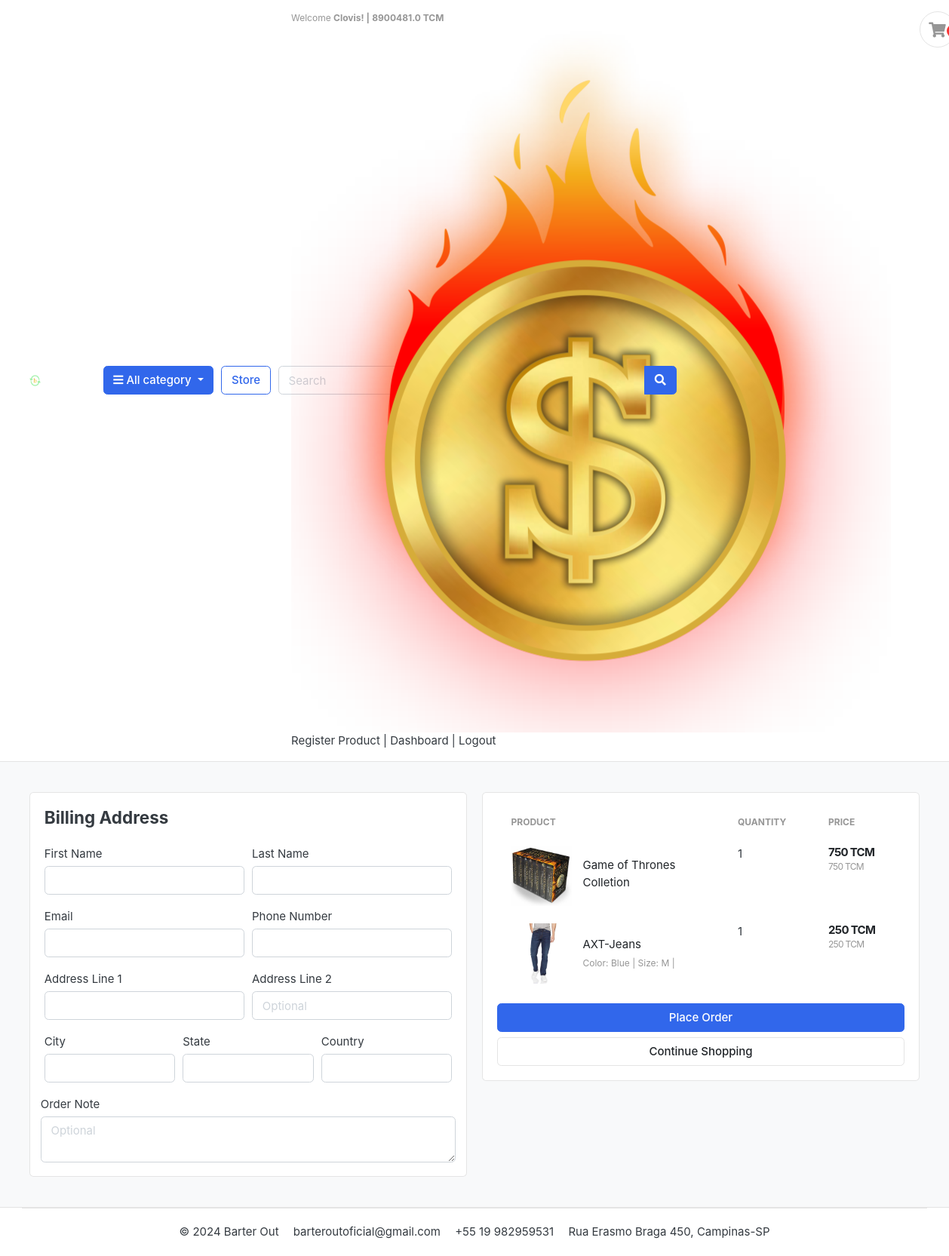
The app's page /cart/checkout/ (signed in) with its own data.
### accounts/models.py (models this page shows, shortened)
class Account(AbstractBaseUser):
    first_name = models.CharField(max_length=50)
    last_name = models.CharField(max_length=50)
    username = models.CharField(max_length=50, blank=True, null=True)
    email = models.EmailField(max_length=100, unique=True)
    phone_number = models.CharField(max_length=50, blank=True)
    document = models.CharField(max_length=15, unique=True)
    address = models.CharField(max_length=100, blank=True, null=True)
    TCM_wallet = models.FloatField(default=0, editable=True)
    date_joined = models.DateTimeField(auto_now_add=True)
    last_login = models.DateTimeField(auto_now=True)
    is_admin = models.BooleanField(default=False)
    is_staff = models.BooleanField(default=False)
    is_active = models.BooleanField(default=False)
    is_superadmin = models.BooleanField(default=False)
    USERNAME_FIELD = 'email'
    REQUIRED_FIELDS = ['username', 'first_name',
                       'last_name', 'document', 'address', 'phone_number',]
    objects = MyAccountManager()

### carts/models.py (models this page shows, shortened)
class CartItem(models.Model):
    user = models.ForeignKey(Account, on_delete=models.CASCADE, null=True)
    product = models.ForeignKey(Product, on_delete=models.CASCADE)
    variations = models.ManyToManyField(Variation, blank=True)
    cart = models.ForeignKey(Cart, on_delete=models.CASCADE, null=True)
    quantity = models.IntegerField()
    is_active = models.BooleanField(default=True)
    def sub_total(self):
        return self.product.price * self.quantity

### store/models.py (models this page shows, shortened)
class Product(models.Model):
    product_name = models.CharField(max_length=200, unique=True)
    slug = models.SlugField(max_length=200, unique=True)
    description = models.TextField(max_length=500, blank=True)
    price = models.IntegerField()
    images = models.ImageField(upload_to='photos/products',)
    stock = models.IntegerField()
    is_available = models.BooleanField(default=True)
    category = models.ForeignKey(Category, on_delete=models.CASCADE)
    created_date = models.DateTimeField(auto_now_add=True)
    modified_date = models.DateTimeField(auto_now=True)
    def get_url(self):
        return reverse('product_detail', args=[self.category.slug, self.slug])

class Variation(models.Model):
    product = models.ForeignKey(Product, on_delete=models.CASCADE)
    variation_category = models.CharField(
        max_length=100, choices=variation_category_choice)
    variation_value = models.CharField(max_length=100)
    is_active = models.BooleanField(default=True)
    created_date = models.DateField(auto_now_add=True)
    objects = VariationManager()

### carts/views.py (the view)
# urls.py: path('checkout/', views.checkout, name='checkout'),
@login_required(login_url='login')
def checkout(request, total=0, quantity=0, cart_items=None):
    try:
        if request.user.is_authenticated:
            cart_items = CartItem.objects.filter(
                user=request.user, is_active=True)
        else:
            cart = Cart.objects.get(cart_id=_cart_id(request))
            cart_items = CartItem.objects.filter(cart=cart, is_active=True)
        for cart_item in cart_items:
            total += (cart_item.product.price * cart_item.quantity)
            quantity += cart_item.quantity
    except ObjectDoesNotExist:
        pass
    context = {
        'total': total,
        'quantity': quantity,
        'cart_items': cart_items,
    }
    return render(request, 'store/checkout.html', context)

### accounts/context_processors.py (called while the page is built)
def tcm_wallet(request):
    TCM_wallet = 0  # Valor padrão se o usuário não estiver logado ou se não houver TCM_wallet definido
    if request.user.is_authenticated:
        user = Account.objects.get(pk=request.user.pk)
        TCM_wallet = user.TCM_wallet
    return {'TCM_wallet': TCM_wallet}

### carts/context_processors.py (called while the page is built)
def counter(request):
    cart_count = 0
    if 'admin' in request.path:
        return {}
    else:
        try:
            cart = Cart.objects.filter(cart_id=_cart_id(request))
            if request.user.is_authenticated:
                cart_items = CartItem.objects.all().filter(user=request.user)
            else:
                cart_items = CartItem.objects.all().filter(cart=cart[:1])
            for cart_item in cart_items:
                cart_count += cart_item.quantity
        except Cart.DoesNotExist:
            cart_count = 0
    return dict(cart_count=cart_count)

### carts/views.py (called while the page is built)
def _cart_id(request):
    cart = request.session.session_key
    if not cart:
        cart = request.session.create()
    return cart

### category/context_processors.py (called while the page is built)
def menu_links(request):
    links = Category.objects.all()
    return dict(links=links)

### category/models.py (called while the page is built)
    def get_url(self):
        return reverse('products_by_category', args=[self.slug])

### templates/store/checkout.html (shortened to what this page needs)
{% extends 'base.html' %}
{% load static %}
{% block content %}
<section class="section-content padding-y bg">
    <div class="container">
    <div class="row">
        <aside class="col-lg-6">
    <div class="card">
        <div class="card-body">
            <h4 class="card-title mb-4">Billing Address</h4>
            <form action="{% url "orders:place_order" %}" method="POST">
                <div class="form-row">
                    <div class="col form-group">
                        <label for="">First Name</label>
                        <input type="text" name="first_name" class="form-control" required>
                    </div>
                    <div class="col form-group">
                        <label for="">Last Name</label>
                        <input type="text" name="last_name" class="form-control" required>
                    </div>
                </div>
                <div class="form-row">
                    <div class="col form-group">
                        <label for="">Email</label>
                        <input type="email" name="email" class="form-control" required>
                    </div>
                    <div class="col form-group">
                        <label for="">Phone Number</label>
                        <input type="text" name="phone" class="form-control" required>
                    </div>
                </div>
                <div class="form-row">
                    <div class="col form-group">
                        <label for="">Address Line 1</label>
                        <input type="text" name="address_line_1" class="form-control" required>
                    </div>
                    <div class="col form-group">
                        <label for="">Address Line 2</label>
                        <input type="text" name="address_line_2" class="form-control" placeholder="Optional">
                    </div>
                </div>
                <div class="form-row">
                    <div class="col form-group">
                        <label for="">City</label>
                        <input type="text" name="city" class="form-control" required>
                    </div>
                    <div class="col form-group">
                        <label for="">State</label>
                        <input type="text" name="state" class="form-control" required>
                    </div>
                    <div class="col form-group">
                        <label for="">Country</label>
                        <input type="text" name="country" class="form-control" required>
                    </div>
                </div>
                <div class="form-row">
                    <label for="">Order Note</label>
                    <textarea name="order_note" rows="2" class="form-control" placeholder="Optional"></textarea>
                </div>
        </div>
    </div>
        </aside>
        <aside class="col-lg-6">
            <div class="card">
            <div class="card-body">
                <table class="table table-borderless table-shopping-cart">
                    <thead class="text-muted">
                    <tr class="small text-uppercase">
                      <th scope="col">Product</th>
                      <th scope="col" width="120">Quantity</th>
                      <th scope="col" width="120">Price</th>
                    </tr>
                    </thead>
                    <tbody>
                    {% for cart_item in cart_items %}
                    <tr>
                        <td>
                            <figure class="itemside align-items-center">
                                <a class="aside" href="{{ cart_item.product.get_url }}"><img src="{{ cart_item.product.images.url }}" class="img-sm"></a>
                                <figcaption class="info">
                                    <a href="{{ cart_item.product.get_url }}" class="title text-dark">{{ cart_item.product.product_name }}</a>
                                    <p class="text-muted small">
                                        {% if cart_item.variations.all %}
                                            {% for item in cart_item.variations.all %}
                                                {{ item.variation_category | capfirst }}: {{ item.variation_value | capfirst }} |
                                            {% endfor %}
                                        {% endif %}
                                    </p>
                                </figcaption>
                            </figure>
                        </td>
                        <td>
                            <label for="">{{cart_item.quantity}}</label>
                        </td>
                        <td>
                            <div class="price-wrap">
                                <var class="price">{{ cart_item.sub_total }} TCM</var>
                                {% if cart_item.quantity == 1 %}
                                <small class="text-muted">{{ cart_item.product.price }} TCM</small>
                                {% else %}
                                <small class="text-muted">{{ cart_item.product.price }} TCM each</small>
                                {% endif %}
                            </div>
                        </td>
                    </tr>
                    {% endfor %}
                    </tbody>
                    </table>
                <button type="submit" name="submit" class="btn btn-primary btn-block">Place Order</button>
                <a href="{% url "store" %}" class="btn btn-light btn-block">Continue Shopping</a>
            </div>
            </div>
    </aside>
    </div>
    </div>
    </section>
{% endblock content %}

### templates/includes/navbar.html (shortened to what this page needs)
{% load static %}
<header class="section-header">
    <section class="header-main border-bottom">
        <div class="container">
            <div class="row align-items-center navbar-padding-right">
                <div class="col-md-1">
                    <a href="/" class="brand-wrap"><img class="logo-da-day" src="{% static './images/BARTER_OUT_logo.png' %}"></a>
                </div>
                <div class="col-lg col-sm col-md col-6 flex-grow-0">
                    <div class="category-wrap dropdown d-inline-block float-right">
                        <button type="button" class="btn btn-primary dropdown-toggle" data-toggle="dropdown">
                            <i class="fa fa-bars"></i> All category
                        </button>
                    </div>
                </div>
                <a href="{% url 'store' %}" class="btn btn-outline-primary">Store</a>
                <div class="col-lg col-md-6 col-sm-6">
                    <form action="{% url 'search' %}" class="search" method="GET">
                        <div class="input-group w-100">
                            <div class="input-group-append">
                                <button class="btn btn-primary" type="submit">
                                    <i class="fa fa-search"></i>
                                </button>
                            </div>
                        </div>
                    </form>
                </div>
                <div class="col-lg-3 col-sm-6 col-8 order-2 order-lg-3 nav-options">
                    <div class="d-flex justify-content-end mb-3 mb-lg-0 nav-options">
                        {% if user.id is None %}
                            <div class="widget-header">
                                <small class="title text-muted">Welcome guest!</small>
                                <div>
                                    <a href="{% url 'login' %}">Sign in</a> <span class="dark-transp"> | </span>
                                    <a href="{% url 'register' %}">Register</a>
                                </div>
                            </div>
                        {% else %}
                            <div class="widget-header">
                                <small class="title text-muted">
                                    Welcome    <b>  {{ user.first_name }}!  |</b>
                                    <b>  {{ TCM_wallet }} TCM</b>
                                    <span class="tcm-icon-container">
                                        <img class="tcm-icon" src="{% static 'images/BARTER_OUT.png' %}" alt="TCM Icon">
                                    </span>
                                </small>
                                <div class="widget-links">
                                    <a href="{% url 'register_product' %}">Register Product</a>
                                    <span class="dark-transp"> | </span>
                                    <a href="{% url 'dashboard' %}">Dashboard</a>
                                    <span class="dark-transp"> | </span>
                                    <a href="{% url 'logout' %}">Logout</a>
                                </div>
                            </div>
                        {% endif %}
                        <a href="{% url 'cart' %}" class="widget-header pl-3 ml-4">
                            <div class="icon icon-sm rounded-circle border"><i class="fa fa-shopping-cart"></i></div>
                            {% if cart_count > 0 %}
                                <span class="badge badge-pill badge-danger notify" style="margin-top: 20px">{{ cart_count }}</span>
                            {% endif %}
                        </a>
                    </div>
                </div>
            </div>
        </div>
    </section>
</header>

### static/css/ui.css (style rules this page uses)
html { font-family: "Inter", sans-serif; font-size: 15px; }
.price-wrap { letter-spacing: -0.7px; }
.icon-xs, .icon-sm, .icon-md, .icon-lg { display: inline-block; text-align: center; flex-shrink: 0; flex-grow: 0; }
.icon-sm { width: 48px; height: 48px; line-height: 48px !important; font-size: 20px; }
.img-xs, .img-sm, .img-md, .img-lg { -o-object-fit: cover; object-fit: cover; flex-shrink: 0; flex-grow: 0; }
.img-sm { width: 80px; height: 80px; }
.padding-y { padding-top: 40px; padding-bottom: 40px; }
var { font-style: normal; }
figure { margin-bottom: 0; }
article:after, .form-group:after { display: block; clear: both; content: ""; }
.bg { background-color: #f8f9fa; }
p:last-child { margin-bottom: 0; }
.header-main { position: relative; padding-top: 1rem; padding-bottom: 1rem; }
.widget-header { display: inline-block; vertical-align: middle; position: relative; }
.widget-header a { color: #343a40; }
.widget-header i { color: #969696; }
.widget-header .title { display: block; }
.widget-header .notify { position: absolute; top: -3px; right: -10px; }
.btn-light { background-color: #fff; border-color: #e4e4e4; }
.itemside { position: relative; display: flex; width: 100%; }
.itemside .aside { position: relative; flex-shrink: 0; }
.itemside .info { padding-left: 15px; padding-right: 7px; }
.itemside p { margin-bottom: 0; }
.itemside .title { display: block; margin-bottom: 5px; color: #212529; }
.notify { position: absolute; top: -4px; right: -10px; display: inline-block; padding: 0.25em 0.6em; font-size: 12px; line-height: 1; text-align: center; border-radius: 3rem; color: #fff; background-color: #fa3434; }
.price { font-weight: 600; color: #212529; }
.table-shopping-cart.table td, .table-shopping-cart.table th { padding-left: 1.25rem; padding-right: 1.25rem; }
.table-shopping-cart .price-wrap { line-height: 1.2; }
.table-shopping-cart .price { font-weight: bold; margin-right: 5px; display: block; }

### static/css/custom.css (style rules this page uses)
.logo-da-day { height: 15px; width: 15px; }

### records on screen
Account: first_name "Clovis", TCM_wallet "8900481.0"
CartItem: product.images (picture), product.product_name "Game of Thrones Colletion", quantity "1", sub_total "750", product.price "750"
CartItem: product.images (picture), product.product_name "AXT-Jeans", quantity "1", sub_total "250", product.price "250"
Variation: variation_category "Color", variation_value "Blue"
Variation: variation_category "Size", variation_value "M"
